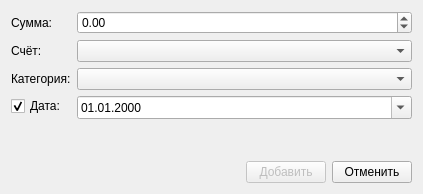
<?xml version="1.0" encoding="UTF-8"?>
<ui version="4.0">
 <class>Dialog</class>
 <widget class="QDialog" name="Dialog">
  <property name="windowModality">
   <enum>Qt::NonModal</enum>
  </property>
  <property name="geometry">
   <rect>
    <x>0</x>
    <y>0</y>
    <width>423</width>
    <height>194</height>
   </rect>
  </property>
  <property name="windowTitle">
   <string>Добавить транзакцию</string>
  </property>
  <property name="sizeGripEnabled">
   <bool>false</bool>
  </property>
  <property name="modal">
   <bool>false</bool>
  </property>
  <layout class="QVBoxLayout" name="main_layout">
   <item>
    <layout class="QFormLayout" name="form_layout">
     <item row="1" column="0">
      <widget class="QLabel" name="account_label">
       <property name="text">
        <string>Счёт:</string>
       </property>
      </widget>
     </item>
     <item row="1" column="1">
      <widget class="QComboBox" name="account_combobox">
       <property name="editable">
        <bool>false</bool>
       </property>
       <property name="currentText">
        <string/>
       </property>
      </widget>
     </item>
     <item row="2" column="0">
      <widget class="QLabel" name="category_label">
       <property name="text">
        <string>Категория:</string>
       </property>
      </widget>
     </item>
     <item row="2" column="1">
      <widget class="QComboBox" name="category_combobox"/>
     </item>
     <item row="3" column="1">
      <widget class="QDateEdit" name="date_edit">
       <property name="minimumDate">
        <date>
         <year>1752</year>
         <month>9</month>
         <day>14</day>
        </date>
       </property>
       <property name="displayFormat">
        <string>dd.MM.yyyy</string>
       </property>
       <property name="calendarPopup">
        <bool>true</bool>
       </property>
      </widget>
     </item>
     <item row="0" column="0">
      <widget class="QLabel" name="money_label">
       <property name="text">
        <string>Сумма:</string>
       </property>
      </widget>
     </item>
     <item row="0" column="1">
      <widget class="QDoubleSpinBox" name="money_spinbox">
       <property name="minimum">
        <double>-100000000.000000000000000</double>
       </property>
       <property name="maximum">
        <double>100000000.000000000000000</double>
       </property>
       <property name="value">
        <double>0.000000000000000</double>
       </property>
      </widget>
     </item>
     <item row="3" column="0">
      <widget class="QCheckBox" name="date_checkbox">
       <property name="text">
        <string>Дата:</string>
       </property>
       <property name="checked">
        <bool>true</bool>
       </property>
      </widget>
     </item>
    </layout>
   </item>
   <item>
    <spacer name="dialog_spacer">
     <property name="orientation">
      <enum>Qt::Vertical</enum>
     </property>
     <property name="sizeHint" stdset="0">
      <size>
       <width>20</width>
       <height>40</height>
      </size>
     </property>
    </spacer>
   </item>
   <item>
    <layout class="QHBoxLayout" name="buttons_layout">
     <item>
      <spacer name="buttons_spacer">
       <property name="orientation">
        <enum>Qt::Horizontal</enum>
       </property>
       <property name="sizeHint" stdset="0">
        <size>
         <width>40</width>
         <height>20</height>
        </size>
       </property>
      </spacer>
     </item>
     <item>
      <widget class="QPushButton" name="add_button">
       <property name="enabled">
        <bool>false</bool>
       </property>
       <property name="sizePolicy">
        <sizepolicy hsizetype="Minimum" vsizetype="Fixed">
         <horstretch>0</horstretch>
         <verstretch>0</verstretch>
        </sizepolicy>
       </property>
       <property name="text">
        <string>Добавить</string>
       </property>
      </widget>
     </item>
     <item>
      <widget class="QPushButton" name="cancel_button">
       <property name="text">
        <string>Отменить</string>
       </property>
      </widget>
     </item>
    </layout>
   </item>
  </layout>
 </widget>
 <resources/>
 <connections/>
</ui>
